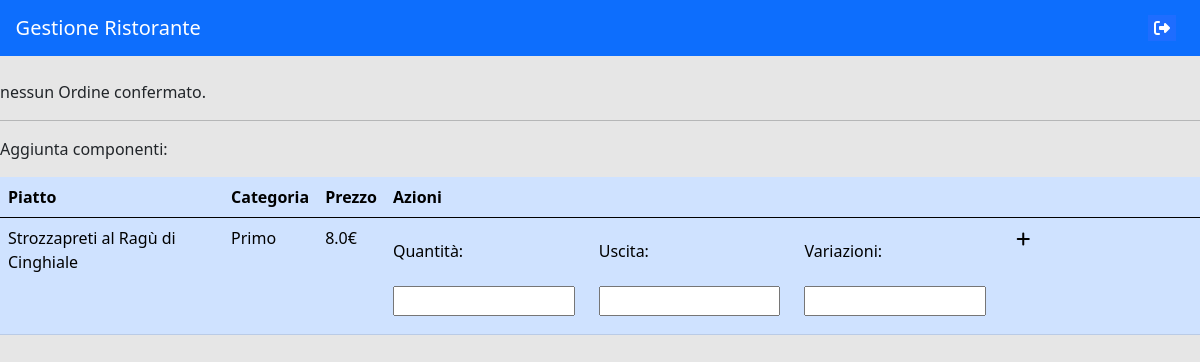
Before: /sala/gestioneOrdine/2 (signed in) with the older database file.
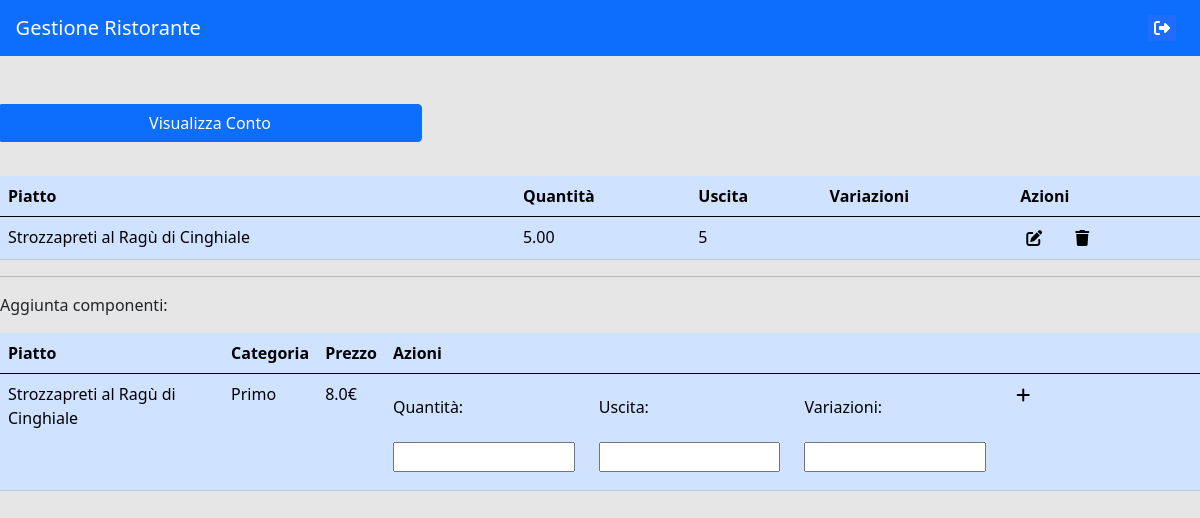
After: the same page with the newer database file.
### gestioneMenu/models.py (models this page shows)
class Menu(models.Model):
    idPiatto = models.ForeignKey(Piatto, on_delete=models.CASCADE)
    descrizione = models.CharField(max_length=200)
    prezzo = models.FloatField(validators=[MinValueValidator(0)])
    class Meta:
        verbose_name = 'Menu'
        verbose_name_plural = 'Menu'

class Piatto(models.Model):
    nome = models.CharField(max_length=200)
    idCategoria = ForeignKey(Categoria, on_delete=CASCADE)
    tempoPreparazione = models.DecimalField(max_digits=15,decimal_places=2,validators=[MinValueValidator(0)])
    tempoCottura = models.DecimalField(max_digits=15,decimal_places=2,validators=[MinValueValidator(0)])
    def __str__(self):
        return self.nome
    class Meta:
        verbose_name = 'Piatto'
        verbose_name_plural = 'Piatti'

class Categoria(models.Model):
    nome = models.CharField(max_length=30)
    def __str__(self):
        return self.nome
    class Meta:
        verbose_name = 'Categoria'
        verbose_name_plural = 'categorie'

### gestioneSala/models.py (models this page shows)
class ComponenteOrdine(models.Model):
    idOrdine = models.ForeignKey(Ordine, on_delete=CASCADE)
    idPiatto = models.ForeignKey(Piatto, on_delete=CASCADE)
    quantita = models.DecimalField(max_digits = 5, decimal_places = 2, validators=[MinValueValidator(0)])
    uscita = models.IntegerField(validators=[MinValueValidator(0)])
    variazioni = models.CharField(max_length=100, blank=True)
    stato = models.ForeignKey(Stato, on_delete=CASCADE)
    priorita = models.IntegerField(default=0, validators=[MinValueValidator(0)])
    class Meta:
        verbose_name = 'ComponenteOrdine'
        verbose_name_plural = 'ComponentiOrdini'

### gestioneSala/views.py (the view)
# urls.py: path('gestioneOrdine/<int:idTavolo>', views.gestioneOrdine, name = 'gestioneOrdine'),
@login_required
def gestioneOrdine(request, idTavolo):
    if request.method == 'GET':
        piattiMenu = Menu.objects.all().order_by('idPiatto')
        try:
            ordine = Ordine.objects.get(idTavolo = idTavolo)
        except Ordine.DoesNotExist:
            ordine = None
        if ordine is not None:
            componenti = ComponenteOrdine.objects.filter(idOrdine = ordine.id)
        else:
            componenti = []
        try:
            ordineTemporaneo = OrdineTemporaneo.objects.get(idTavolo = idTavolo)
        except OrdineTemporaneo.DoesNotExist:
            ordineTemporaneo = OrdineTemporaneo()
        if ordineTemporaneo:
            componentiTemporanei = ComponenteTemporaneo.objects.filter(idOrdine = ordineTemporaneo).order_by('uscita')
        else:
            componentiTemporanei = []
        return render(request, "ordini/gestioneOrdine.html", {'ordine':ordine, 'componenti':componenti, 'componentitemporanei':componentiTemporanei,'piatti':piattiMenu, 'tavolo':idTavolo, 'idOrdineTemporaneo':ordineTemporaneo.id})
    else:
        return Error

### gestioneSala/templates/ordini/gestioneOrdine.html (shortened to what this page needs)
{% extends 'navbar.html' %}
{% load static %}
{% block contentHead %}
<link rel="stylesheet" href="{% static 'css/tabella.css' %}">
{% endblock %}
{% block content %}
<div hx-get="{% url 'tabellaOrdini' tavolo %}" hx-trigger="every 1s">
  {% if componenti %}
  <div class="col-sm-12 col-md-6 col-lg-4">
    <a href="{% url 'conto' tavolo %}" class="formInserimento">
      <div class="row">
        <button type="button" class="btn btn-primary buttonAzione" >Visualizza Conto</button>
      </div>
    </a>
  </div>
  <table class="table table-primary">
      <thead>
        <tr>
          <th scope="col">Piatto</th>
          <th scope="col">Quantità</th>
          <th scope="col">Uscita</th>
          <th scope="col">Variazioni</th>
          <th scope="col">Azioni</th>
        </tr>
      </thead>
      <tbody>
          {% for componente in componenti %}
          <tr>
              <td>
                {{ componente.idPiatto}}
              </td>
              <td>
                {{ componente.quantita }}
              </td>
              <td>
                {{ componente.uscita }}
              </td>
              <td>
              </td>
              <td>
                {% if componente.stato.id == 1 %}
                <div class="row">
                  <div class="col-sm-6 col-md-3">
                      <form hx-post="{% url 'modificaComponenteOrdine' %}" hx-target="#divModificaComponente">
                        <button type="submit" class="buttonSubmit"><i class="fas fa-edit"></i></button>
                      </form>
                    </div>
                  <div class="col-sm-6 col-md-3">
                    <form hx-post="{% url 'confirmEliminaComponenteOrdine' %}" hx-target="#dialog" @click="dialogOpen = true">
                      <button type="submit" class="buttonSubmit"><i class="fas fa-trash"></i></button>
                    </form>
                  </div>
                </div>
                {% endif %}
              </td>
          </tr>
          {% endfor %}
      </tbody>
    </table>
  {% else %}
  nessun Ordine confermato.
  <br>
  {% endif %}
</div>
<hr>
<p class="titolo">Aggiunta componenti:</p>
<table class="table table-primary">
    <thead>
      <tr>
        <th scope="col">Piatto</th>
        <th scope="col">Categoria</th>
        <th scope="col">Prezzo</th>
        <th scope="col">Azioni</th>
      </tr>
    </thead>
    <tbody>
        {% for piatto in piatti %}
        <tr>
            <td>
                {{ piatto.idPiatto }}
            </td>
            <td>
                {{ piatto.idPiatto.idCategoria }}
            </td>
            <td>
                {{ piatto.prezzo}}€
            </td>
            <td>
                <form hx-post="{% url 'aggiungiComponenteTemporaneo' %}" hx-target="#divComponenteTemporaneo">
                    <div class="row">
                        <div class="col-sm-12 col-md-3">
                            <label>Quantità: </label>
                            <input type="number" min="0" step="0.5" name="quantita" required>
                        </div>
                        <div class="col-sm-12 col-md-3">
                            <label>Uscita: </label>
                        <input type="number" min="1" step="1" name="uscita" required>
                        </div>
                        <div class="col-sm-12 col-md-3">
                            <label>Variazioni: </label>
                        <input type="text" name="variazioni">
                        </div>
                        <div class="col-sm-12 col-md-3">
                            <button type="submit"  class="buttonSubmit"><i class="fas fa-plus"></i></button>
                        </div>
                    </div>
                </form>
            </td>
        </tr>
        {% endfor %}
    </tbody>
  </table>
{% endblock %}

Changed rows visible on the page:
added ComponenteOrdine: idPiatto "Strozzapreti al Ragù di Cinghiale", quantita "5.00", uscita "5"
Other visible differences:
text no longer shown: "nessun Ordine confermato."
text now shown: "Visualizza Conto Piatto Quantità Uscita Variazioni Azioni"
